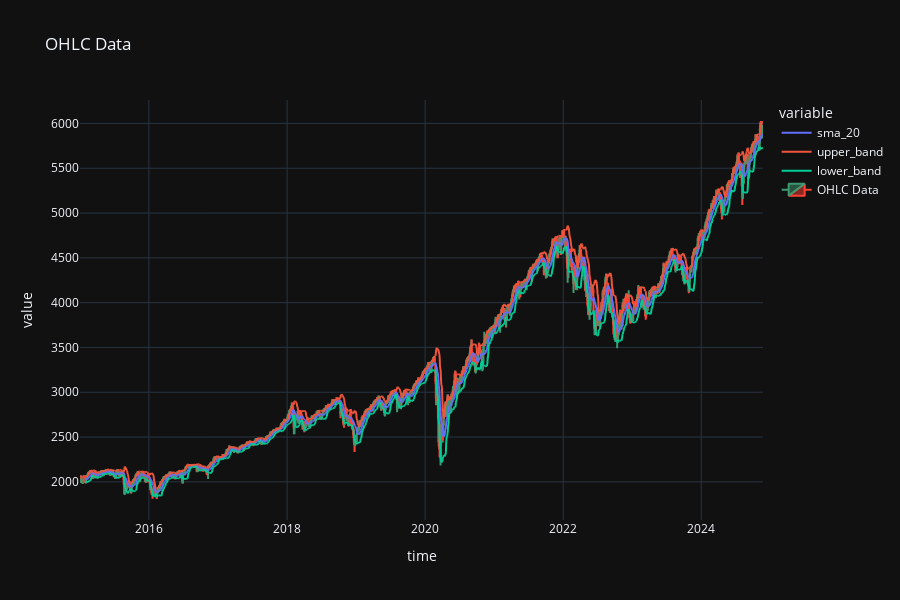

Here is the notebook cell this chart was saved with:
### Code cell
symbol = 'US500'
start_dt = datetime(2015, 1, 1)
end_dt = datetime.now()

# get historical data
mt5.initialize()
ohlc = get_ohlc_history(symbol, mt5.TIMEFRAME_D1, start_dt, end_dt)
ohlc.to_csv('sp500_ohlc.csv', index=False)

sma_period = 20

ohlc['sma_20'] = ohlc['open'].rolling(sma_period).mean()
ohlc['std'] = ohlc['open'].rolling(sma_period).std()
ohlc['upper_band'] = ohlc['sma_20'] + 1.5 * ohlc['std']
ohlc['lower_band'] = ohlc['sma_20'] - 1.5 * ohlc['std']


display(ohlc)

fig = create_price_fig(ohlc, indicators=['sma_20', 'upper_band', 'lower_band'])
display(fig)

### Figure 1 — Plotly figure (JSON) as saved in the notebook; plotly's stock layout.template omitted (floating-point values rounded to 4 significant figures; data arrays with more than 128 entries replaced by an {"elided": "..."} marker saying what was removed)
{"data": [{"hovertemplate": "variable=sma_20<br>time=%{x}<br>value=%{y}<extra></extra>", "legendgroup": "sma_20", "line": {"color": "#636efa", "dash": "solid"}, "marker": {"symbol": "circle"}, "mode": "lines", "name": "sma_20", "showlegend": true, "x": {"elided": "2556 str values"}, "xaxis": "x", "y": {"elided": "2556 float values"}, "yaxis": "y", "type": "scattergl"}, {"hovertemplate": "variable=upper_band<br>time=%{x}<br>value=%{y}<extra></extra>", "legendgroup": "upper_band", "line": {"color": "#EF553B", "dash": "solid"}, "marker": {"symbol": "circle"}, "mode": "lines", "name": "upper_band", "showlegend": true, "x": {"elided": "2556 str values"}, "xaxis": "x", "y": {"elided": "2556 float values"}, "yaxis": "y", "type": "scattergl"}, {"hovertemplate": "variable=lower_band<br>time=%{x}<br>value=%{y}<extra></extra>", "legendgroup": "lower_band", "line": {"color": "#00cc96", "dash": "solid"}, "marker": {"symbol": "circle"}, "mode": "lines", "name": "lower_band", "showlegend": true, "x": {"elided": "2556 str values"}, "xaxis": "x", "y": {"elided": "2556 float values"}, "yaxis": "y", "type": "scattergl"}, {"close": {"elided": "2556 float values"}, "high": {"elided": "2556 float values"}, "low": {"elided": "2556 float values"}, "name": "OHLC Data", "open": {"elided": "2556 float values"}, "x": {"elided": "2556 str values"}, "type": "candlestick"}], "layout": {"xaxis": {"anchor": "y", "domain": [0.0, 1.0], "title": {"text": "time"}, "rangeslider": {"visible": false}}, "yaxis": {"anchor": "x", "domain": [0.0, 1.0], "title": {"text": "value"}}, "legend": {"title": {"text": "variable"}, "tracegroupgap": 0}, "title": {"text": "OHLC Data"}, "height": 600}}
